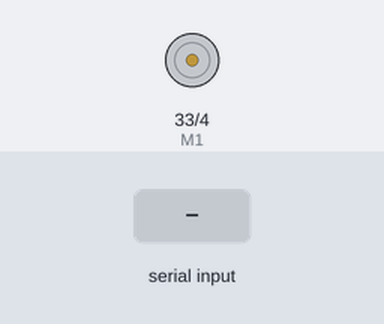
A sketch run on a simulated ESP32. Shown: direction and speed pins drawn as motors (green arrow = direction pin HIGH = forward, orange = LOW = backward, longer = more drive). Inputs (shaded band) come from the test bench. What the sketch prints to the serial monitor is not drawn.

Above: at 1.2 s.
1.3 s: "w" received over Serial
2.8 s: "s" received over Serial
Timing chart, 0 to 5.8 s (numbered marks = the images above; inputs shaded):
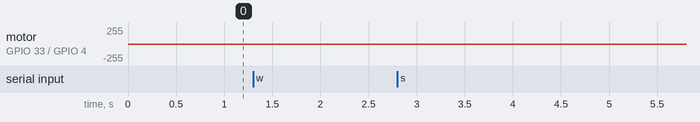

Measured:
- after the input at 2.8 s, motor on GPIO 33 (M1) / GPIO 4 (E1): stopped → backward 5/255 at once

The sketch:

TestMotors.ino
```cpp
int E1 = 4;     //M1 Speed Control
int M1 = 33;     //M1 Direction Control
int counter=0;

void stop(void)                    //Stop
{
  digitalWrite(E1,0);
  digitalWrite(M1,LOW);

}
void advance(char a)          //Move forward
{
  analogWrite (E1,a);      //PWM Speed Control
  digitalWrite(M1,HIGH);

}
void back_off (char a)          //Move backward
{
  analogWrite (E1,a);
  digitalWrite(M1,LOW);

}


void setup(void)
{
  Serial.begin(115200);      //Set Baud Rate
  pinMode(E1, OUTPUT);
  Serial.println("Run keyboard control");
  //digitalWrite(E1,HIGH);
  pinMode(M1, OUTPUT);
}

void loop(void)
{
  if(Serial.available()){
    char val = Serial.read();
    if(val != -1)
    {
      switch(val)
      {
      case 'w'://Move Forward
        Serial.println("Move forward");
        advance (200);   //move forward in max speed
        break;
      case 's'://Move Backward
        back_off (5);   //move back in max speed
        break;
      case 'z':
        Serial.println("Hello");
        break;
      case 'x':
        stop();
        break;
      }
    }
    else stop();
  }

}
```
